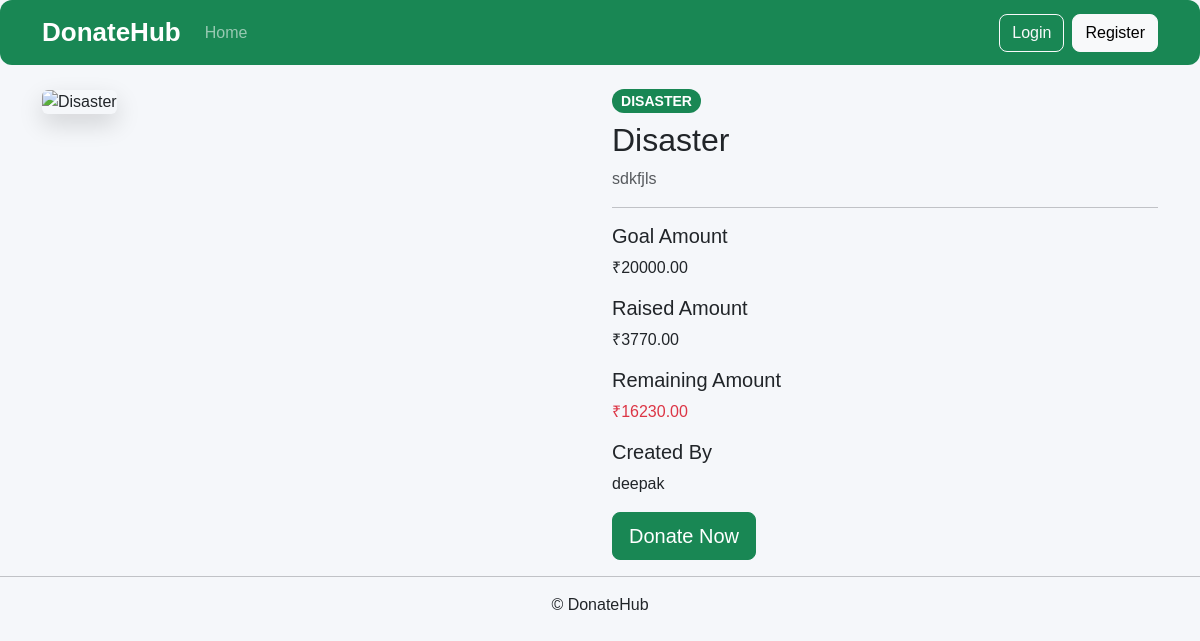
Before: /campaigns/3/ with the older database file.
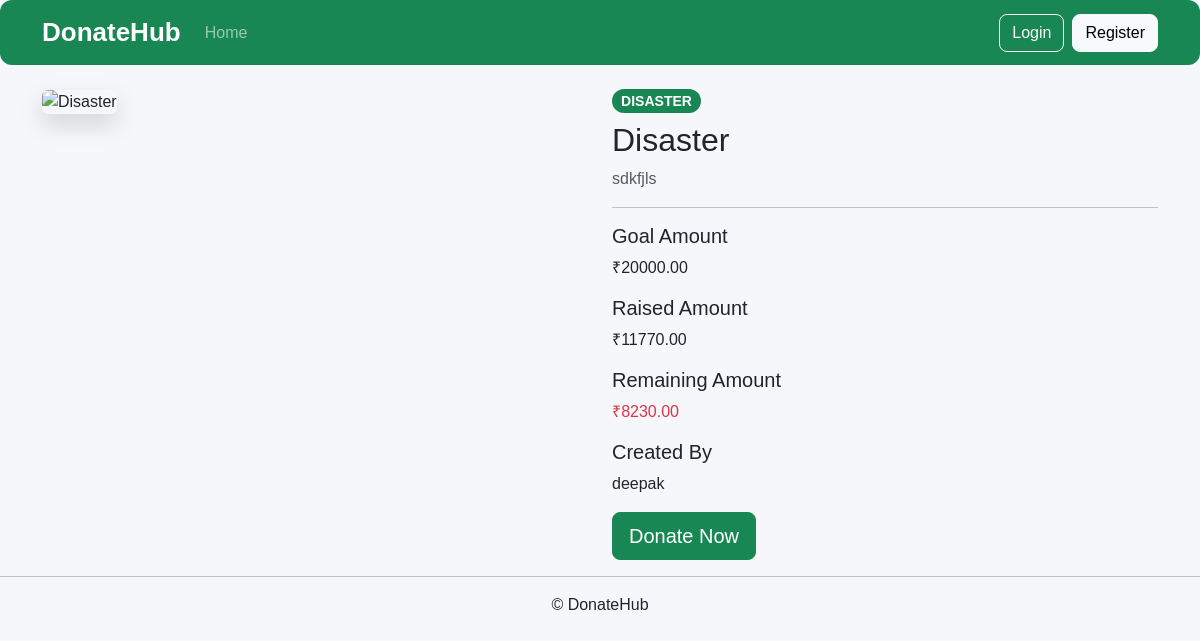
After: the same page with the newer database file.
### campaigns/models.py (models this page shows, shortened)
class Campaign(models.Model):
    CATEGORY_CHOICES = [
        ("OTHER", "Other"),
        ("MEDICAL", "Medical"),
        ("EDUCATION", "Education"),
        ("FOOD", "Food"),
        ("DISASTER", "Disaster Relief"),
    ]
    STATUS_CHOICES = [
        ("PENDING", "Pending"),
        ("APPROVED", "Approved"),
        ("REJECTED", "Rejected"),
        ("COMPLETED", "Completed"),
    ]
    ngo = models.ForeignKey(
        settings.AUTH_USER_MODEL,
        on_delete=models.CASCADE,
        related_name="campaigns"
    )
    title = models.CharField(
        max_length=200
    )
    description = models.TextField()
    category = models.CharField(
        max_length=20,
        choices=CATEGORY_CHOICES,
        default="OTHER"
    )
    goal_amount = models.DecimalField(
        max_digits=10,
        decimal_places=2
    )
    raised_amount = models.DecimalField(
        max_digits=10,
        decimal_places=2,
        default=0
    )
    image = models.ImageField(
        upload_to="campaigns/",
        blank=True,
        null=True
    )
    status = models.CharField(
        max_length=20,
        choices=STATUS_CHOICES,
        default="PENDING"
    )
    created_at = models.DateTimeField(
        auto_now_add=True
    )

### accounts/models.py (models this page shows, shortened)
class User(AbstractUser):
    DONOR = "DONOR"
    NGO = "NGO"
    ROLE_CHOICES = [
        (DONOR, "Donor"),
        (NGO, "NGO"),
    ]
    role = models.CharField(
        max_length=10,
        choices=ROLE_CHOICES,
        default=DONOR
    )
    phone = models.CharField(max_length=15, blank=True)

### campaigns/views.py (the view)
def campaign_detail(request,id):
    campaign=get_object_or_404(
        Campaign,
        id=id,
        status__in=["APPROVED","COMPLETED"]
    )
    remaining_amount = campaign.goal_amount - campaign.raised_amount
    return render(
        request,
        "campaigns/detail.html",
        {
            "campaign":campaign,
            "remaining_amount":remaining_amount
        }
    )

### templates/campaigns/detail.html (shortened to what this page needs)
{% extends 'base.html' %}
{% load static  %}
{% block content %}
<div class="row">
    <div class="col-lg-6 mb-4">
        {% if campaign.image %}
            <img src="{{ campaign.image.url }}"
                 class="img-fluid rounded shadow"
                 alt="{{ campaign.title }}">
        {% elif campaign.category == "MEDICAL" %}
            <img src="{% static 'images/medical.png' %}"
                 class="img-fluid rounded shadow"
                 alt="{{ campaign.title }}">
        {% elif campaign.category == "DISASTER" %}
            <img src="{% static 'images/disaster.png' %}"
                 class="img-fluid rounded shadow"
                 alt="{{ campaign.title }}">
        {% elif campaign.category == "EDUCATION" %}
            <img src="{% static 'images/education.png' %}"
                 class="img-fluid rounded shadow"
                 alt="{{ campaign.title }}">
        {% elif campaign.category == "FOOD" %}
            <img src="{% static 'images/food.png' %}"
                 class="img-fluid rounded shadow"
                 alt="{{ campaign.title }}">
        {% else %}
            <img src="{% static 'images/other.png' %}"
                 class="img-fluid rounded shadow"
                 alt="{{ campaign.title }}">
        {% endif %}
    </div>
    <div class="col-lg-6">
        <span class="badge bg-success mb-2">
            {{ campaign.category }}
        </span>
        <h2>{{ campaign.title }}</h2>
        <p class="text-muted">
            {{ campaign.description }}
        </p>
        <hr>
        <h5>Goal Amount</h5>
        <p>₹{{ campaign.goal_amount }}</p>
        <h5>Raised Amount</h5>
        <p>₹{{ campaign.raised_amount }}</p>
        <h5>Remaining Amount</h5>
        <p class="text-danger">
            ₹{{ remaining_amount }}
        </p>
        <h5>Created By</h5>
        <p>{{ campaign.ngo.username }}</p>
        {% if campaign.status == "COMPLETED" %}
        <div class="alert alert-success">
            <h5 class="mb-1">Goal Achieved</h5>
            <p class="mb-0">
                This campaign has reached its funding goal.
            </p>
        </div>
        <button class="btn btn-success btn-lg" disabled>Goal Achieved</button>
        {% else %}
        <a href="{% url 'donate' campaign.id %}"
           class="btn btn-success btn-lg">
            Donate Now
        </a>
        {% endif %}
    </div>
</div>
{% endblock %}

Changed rows visible on the page:
changed Campaign "Disaster": raised_amount "3770.00" → "11770.00"
Other visible differences:
{{ remaining_amount }}: "16230.00" → "8230.00"
